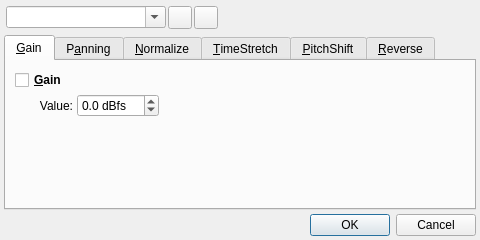
<?xml version="1.0" encoding="UTF-8"?>
<ui version="4.0">
 <author>rncbc aka Rui Nuno Capela</author>
 <comment>qtractor - An Audio/MIDI multi-track sequencer.

   Copyright (C) 2005-2026, rncbc aka Rui Nuno Capela. All rights reserved.

   This program is free software; you can redistribute it and/or
   modify it under the terms of the GNU General Public License
   as published by the Free Software Foundation; either version 2
   of the License, or (at your option) any later version.

   This program is distributed in the hope that it will be useful,
   but WITHOUT ANY WARRANTY; without even the implied warranty of
   MERCHANTABILITY or FITNESS FOR A PARTICULAR PURPOSE.  See the
   GNU General Public License for more details.

   You should have received a copy of the GNU General Public License along
   with this program; if not, write to the Free Software Foundation, Inc.,
   51 Franklin Street, Fifth Floor, Boston, MA 02110-1301 USA.

 </comment>
 <class>qtractorAudioToolsForm</class>
 <widget class="QDialog" name="qtractorAudioToolsForm">
  <property name="geometry">
   <rect>
    <x>0</x>
    <y>0</y>
    <width>480</width>
    <height>240</height>
   </rect>
  </property>
  <property name="windowTitle">
   <string>Audio Tools</string>
  </property>
  <property name="windowIcon">
   <iconset theme="qtractorAudioEditor" />
  </property>
  <layout class="QVBoxLayout">
   <property name="spacing">
    <number>4</number>
   </property>
   <property name="margin">
    <number>4</number>
   </property>
   <item>
    <layout class="QHBoxLayout">
     <property name="spacing">
      <number>2</number>
     </property>
     <property name="margin">
      <number>2</number>
     </property>
     <item>
      <widget class="QComboBox" name="PresetNameComboBox">
       <property name="minimumSize">
        <size>
         <width>160</width>
         <height>0</height>
        </size>
       </property>
       <property name="toolTip">
        <string>Preset name</string>
       </property>
       <property name="editable">
        <bool>true</bool>
       </property>
      </widget>
     </item>
     <item>
      <widget class="QToolButton" name="PresetSaveToolButton">
       <property name="focusPolicy">
        <enum>Qt::TabFocus</enum>
       </property>
       <property name="toolTip">
        <string>Save preset</string>
       </property>
       <property name="text">
        <string/>
       </property>
       <property name="icon">
        <iconset theme="formSave" />
       </property>
      </widget>
     </item>
     <item>
      <widget class="QToolButton" name="PresetDeleteToolButton">
       <property name="focusPolicy">
        <enum>Qt::TabFocus</enum>
       </property>
       <property name="toolTip">
        <string>Delete preset</string>
       </property>
       <property name="text">
        <string/>
       </property>
       <property name="icon">
        <iconset theme="formRemove" />
       </property>
      </widget>
     </item>
     <item>
      <spacer>
       <property name="orientation">
        <enum>Qt::Horizontal</enum>
       </property>
       <property name="sizeHint" stdset="0">
        <size>
         <width>180</width>
         <height>20</height>
        </size>
       </property>
      </spacer>
     </item>
    </layout>
   </item>
   <item>
    <widget class="QTabWidget" name="ToolTabWidget">
     <property name="currentIndex">
      <number>0</number>
     </property>
     <!-- ══════════════════════════════════════════════════════════ -->
     <!-- Tab 0: Gain                                                -->
     <!-- ══════════════════════════════════════════════════════════ -->
     <widget class="QWidget" name="GainTab">
      <attribute name="title">
       <string>&amp;Gain</string>
      </attribute>
      <layout class="QGridLayout">
       <property name="spacing">
        <number>4</number>
       </property>
       <item row="0" column="0" colspan="4">
        <widget class="QCheckBox" name="GainCheckBox">
         <property name="font">
          <font>
           <weight>75</weight>
           <bold>true</bold>
          </font>
         </property>
         <property name="toolTip">
          <string>Apply gain to selected audio</string>
         </property>
         <property name="text">
          <string>&amp;Gain</string>
         </property>
        </widget>
       </item>
       <item row="1" column="0">
        <spacer>
         <property name="orientation">
          <enum>Qt::Horizontal</enum>
         </property>
         <property name="sizeType">
          <enum>QSizePolicy::Fixed</enum>
         </property>
         <property name="sizeHint" stdset="0">
          <size>
           <width>20</width>
           <height>20</height>
          </size>
         </property>
        </spacer>
       </item>
       <item row="1" column="1">
        <widget class="QLabel" name="GainLabel">
         <property name="text">
          <string>Value:</string>
         </property>
         <property name="alignment">
          <set>Qt::AlignRight|Qt::AlignVCenter</set>
         </property>
        </widget>
       </item>
       <item row="1" column="2">
        <widget class="QDoubleSpinBox" name="GainSpinBox">
         <property name="minimumSize">
          <size>
           <width>60</width>
           <height>0</height>
          </size>
         </property>
         <property name="toolTip">
          <string>Gain value in dBfs</string>
         </property>
         <property name="suffix">
          <string> dBfs</string>
         </property>
         <property name="accelerated">
          <bool>true</bool>
         </property>
         <property name="decimals">
          <number>1</number>
         </property>
         <property name="minimum">
          <double>-70.0</double>
         </property>
         <property name="maximum">
          <double>6.0</double>
         </property>
         <property name="singleStep">
          <double>0.1</double>
         </property>
         <property name="value">
          <double>0.0</double>
         </property>
        </widget>
       </item>
       <item row="1" column="3">
        <spacer>
         <property name="orientation">
          <enum>Qt::Horizontal</enum>
         </property>
         <property name="sizeHint" stdset="0">
          <size>
           <width>20</width>
           <height>20</height>
          </size>
         </property>
        </spacer>
       </item>
       <item row="2" column="0" colspan="4">
        <spacer>
         <property name="orientation">
          <enum>Qt::Vertical</enum>
         </property>
         <property name="sizeHint" stdset="0">
          <size>
           <width>20</width>
           <height>20</height>
          </size>
         </property>
        </spacer>
       </item>
      </layout>
     </widget>
     <!-- ══════════════════════════════════════════════════════════ -->
     <!-- Tab 1: Panning                                             -->
     <!-- ══════════════════════════════════════════════════════════ -->
     <widget class="QWidget" name="PanningTab">
      <attribute name="title">
       <string>P&amp;anning</string>
      </attribute>
      <layout class="QGridLayout">
       <property name="spacing">
        <number>4</number>
       </property>
       <item row="0" column="0" colspan="4">
        <widget class="QCheckBox" name="PanningCheckBox">
         <property name="font">
          <font>
           <weight>75</weight>
           <bold>true</bold>
          </font>
         </property>
         <property name="toolTip">
          <string>Apply panning to selected audio</string>
         </property>
         <property name="text">
          <string>&amp;Panning</string>
         </property>
        </widget>
       </item>
       <item row="1" column="0">
        <spacer>
         <property name="orientation">
          <enum>Qt::Horizontal</enum>
         </property>
         <property name="sizeType">
          <enum>QSizePolicy::Fixed</enum>
         </property>
         <property name="sizeHint" stdset="0">
          <size>
           <width>20</width>
           <height>20</height>
          </size>
         </property>
        </spacer>
       </item>
       <item row="1" column="1">
        <widget class="QLabel" name="PanningLabel">
         <property name="text">
          <string>Value:</string>
         </property>
         <property name="alignment">
          <set>Qt::AlignRight|Qt::AlignVCenter</set>
         </property>
        </widget>
       </item>
       <item row="1" column="2">
        <widget class="QDoubleSpinBox" name="PanningSpinBox">
         <property name="minimumSize">
          <size>
           <width>60</width>
           <height>0</height>
          </size>
         </property>
         <property name="toolTip">
          <string>Panning balance (-100=L, 0=C, +100=R)</string>
         </property>
         <property name="suffix">
          <string> %</string>
         </property>
         <property name="accelerated">
          <bool>true</bool>
         </property>
         <property name="decimals">
          <number>1</number>
         </property>
         <property name="minimum">
          <double>-100.0</double>
         </property>
         <property name="maximum">
          <double>100.0</double>
         </property>
         <property name="singleStep">
          <double>1.0</double>
         </property>
         <property name="value">
          <double>0.0</double>
         </property>
        </widget>
       </item>
       <item row="1" column="3">
        <spacer>
         <property name="orientation">
          <enum>Qt::Horizontal</enum>
         </property>
         <property name="sizeHint" stdset="0">
          <size>
           <width>20</width>
           <height>20</height>
          </size>
         </property>
        </spacer>
       </item>
       <item row="2" column="0" colspan="4">
        <spacer>
         <property name="orientation">
          <enum>Qt::Vertical</enum>
         </property>
         <property name="sizeHint" stdset="0">
          <size>
           <width>20</width>
           <height>20</height>
          </size>
         </property>
        </spacer>
       </item>
      </layout>
     </widget>
     <!-- ══════════════════════════════════════════════════════════ -->
     <!-- Tab 2: Normalize                                           -->
     <!-- ══════════════════════════════════════════════════════════ -->
     <widget class="QWidget" name="NormalizeTab">
      <attribute name="title">
       <string>&amp;Normalize</string>
      </attribute>
      <layout class="QGridLayout">
       <property name="spacing">
        <number>4</number>
       </property>
       <item row="0" column="0" colspan="4">
        <widget class="QCheckBox" name="NormalizeCheckBox">
         <property name="font">
          <font>
           <weight>75</weight>
           <bold>true</bold>
          </font>
         </property>
         <property name="toolTip">
          <string>Normalize selected audio to target level</string>
         </property>
         <property name="text">
          <string>&amp;Normalize</string>
         </property>
        </widget>
       </item>
       <item row="1" column="0">
        <spacer>
         <property name="orientation">
          <enum>Qt::Horizontal</enum>
         </property>
         <property name="sizeType">
          <enum>QSizePolicy::Fixed</enum>
         </property>
         <property name="sizeHint" stdset="0">
          <size>
           <width>20</width>
           <height>20</height>
          </size>
         </property>
        </spacer>
       </item>
       <item row="1" column="1">
        <widget class="QLabel" name="NormalizeLabel">
         <property name="text">
          <string>Value:</string>
         </property>
         <property name="alignment">
          <set>Qt::AlignRight|Qt::AlignVCenter</set>
         </property>
        </widget>
       </item>
       <item row="1" column="2">
        <widget class="QDoubleSpinBox" name="NormalizeSpinBox">
         <property name="minimumSize">
          <size>
           <width>60</width>
           <height>0</height>
          </size>
         </property>
         <property name="toolTip">
          <string>Normalize peak level in dBfs</string>
         </property>
         <property name="suffix">
          <string> dBfs</string>
         </property>
         <property name="accelerated">
          <bool>true</bool>
         </property>
         <property name="decimals">
          <number>1</number>
         </property>
         <property name="minimum">
          <double>-70.0</double>
         </property>
         <property name="maximum">
          <double>0.0</double>
         </property>
         <property name="singleStep">
          <double>0.1</double>
         </property>
         <property name="value">
          <double>0.0</double>
         </property>
        </widget>
       </item>
       <item row="1" column="3">
        <spacer>
         <property name="orientation">
          <enum>Qt::Horizontal</enum>
         </property>
         <property name="sizeHint" stdset="0">
          <size>
           <width>20</width>
           <height>20</height>
          </size>
         </property>
        </spacer>
       </item>
       <item row="2" column="0" colspan="4">
        <spacer>
         <property name="orientation">
          <enum>Qt::Vertical</enum>
         </property>
         <property name="sizeHint" stdset="0">
          <size>
           <width>20</width>
           <height>20</height>
          </size>
         </property>
        </spacer>
       </item>
      </layout>
     </widget>
     <!-- ══════════════════════════════════════════════════════════ -->
     <!-- Tab 3: TimeStretch                                         -->
     <!-- ══════════════════════════════════════════════════════════ -->
     <widget class="QWidget" name="TimeStretchTab">
      <attribute name="title">
       <string>&amp;TimeStretch</string>
      </attribute>
      <layout class="QGridLayout">
       <property name="spacing">
        <number>4</number>
       </property>
       <item row="0" column="0" colspan="4">
        <widget class="QCheckBox" name="TimeStretchCheckBox">
         <property name="font">
          <font>
           <weight>75</weight>
           <bold>true</bold>
          </font>
         </property>
         <property name="toolTip">
          <string>Time-stretch selected audio</string>
         </property>
         <property name="text">
          <string>&amp;Time-stretch</string>
         </property>
        </widget>
       </item>
       <item row="1" column="0">
        <spacer>
         <property name="orientation">
          <enum>Qt::Horizontal</enum>
         </property>
         <property name="sizeType">
          <enum>QSizePolicy::Fixed</enum>
         </property>
         <property name="sizeHint" stdset="0">
          <size>
           <width>20</width>
           <height>20</height>
          </size>
         </property>
        </spacer>
       </item>
       <item row="1" column="1">
        <widget class="QLabel" name="TimeStretchLabel">
         <property name="text">
          <string>Value:</string>
         </property>
         <property name="alignment">
          <set>Qt::AlignRight|Qt::AlignVCenter</set>
         </property>
        </widget>
       </item>
       <item row="1" column="2">
        <widget class="QDoubleSpinBox" name="TimeStretchSpinBox">
         <property name="minimumSize">
          <size>
           <width>60</width>
           <height>0</height>
          </size>
         </property>
         <property name="toolTip">
          <string>Time-stretch amount in percentage</string>
         </property>
         <property name="suffix">
          <string> %</string>
         </property>
         <property name="accelerated">
          <bool>true</bool>
         </property>
         <property name="decimals">
          <number>1</number>
         </property>
         <property name="minimum">
          <double>10.0</double>
         </property>
         <property name="maximum">
          <double>1000.0</double>
         </property>
         <property name="singleStep">
          <double>0.1</double>
         </property>
         <property name="value">
          <double>100.0</double>
         </property>
        </widget>
       </item>
       <item row="1" column="3">
        <spacer>
         <property name="orientation">
          <enum>Qt::Horizontal</enum>
         </property>
         <property name="sizeHint" stdset="0">
          <size>
           <width>20</width>
           <height>20</height>
          </size>
         </property>
        </spacer>
       </item>
       <item row="2" column="0" colspan="4">
        <spacer>
         <property name="orientation">
          <enum>Qt::Vertical</enum>
         </property>
         <property name="sizeHint" stdset="0">
          <size>
           <width>20</width>
           <height>20</height>
          </size>
         </property>
        </spacer>
       </item>
      </layout>
     </widget>
     <!-- ══════════════════════════════════════════════════════════ -->
     <!-- Tab 4: PitchShift                                          -->
     <!-- ══════════════════════════════════════════════════════════ -->
     <widget class="QWidget" name="PitchShiftTab">
      <attribute name="title">
       <string>&amp;PitchShift</string>
      </attribute>
      <layout class="QGridLayout">
       <property name="spacing">
        <number>4</number>
       </property>
       <item row="0" column="0" colspan="4">
        <widget class="QCheckBox" name="PitchShiftCheckBox">
         <property name="font">
          <font>
           <weight>75</weight>
           <bold>true</bold>
          </font>
         </property>
         <property name="toolTip">
          <string>Pitch-shift selected audio</string>
         </property>
         <property name="text">
          <string>&amp;Pitch-shift</string>
         </property>
        </widget>
       </item>
       <item row="1" column="0">
        <spacer>
         <property name="orientation">
          <enum>Qt::Horizontal</enum>
         </property>
         <property name="sizeType">
          <enum>QSizePolicy::Fixed</enum>
         </property>
         <property name="sizeHint" stdset="0">
          <size>
           <width>20</width>
           <height>20</height>
          </size>
         </property>
        </spacer>
       </item>
       <item row="1" column="1">
        <widget class="QLabel" name="PitchShiftLabel">
         <property name="text">
          <string>Value:</string>
         </property>
         <property name="alignment">
          <set>Qt::AlignRight|Qt::AlignVCenter</set>
         </property>
        </widget>
       </item>
       <item row="1" column="2">
        <widget class="QDoubleSpinBox" name="PitchShiftSpinBox">
         <property name="minimumSize">
          <size>
           <width>60</width>
           <height>0</height>
          </size>
         </property>
         <property name="toolTip">
          <string>Pitch-shift in semitones</string>
         </property>
         <property name="accelerated">
          <bool>true</bool>
         </property>
         <property name="suffix">
          <string> semitones</string>
         </property>
         <property name="decimals">
          <number>2</number>
         </property>
         <property name="minimum">
          <double>-40.0</double>
         </property>
         <property name="maximum">
          <double>40.0</double>
         </property>
         <property name="singleStep">
          <double>0.01</double>
         </property>
         <property name="value">
          <double>0.0</double>
         </property>
        </widget>
       </item>
       <item row="1" column="3">
        <spacer>
         <property name="orientation">
          <enum>Qt::Horizontal</enum>
         </property>
         <property name="sizeHint" stdset="0">
          <size>
           <width>20</width>
           <height>20</height>
          </size>
         </property>
        </spacer>
       </item>
       <item row="2" column="0" colspan="4">
        <spacer>
         <property name="orientation">
          <enum>Qt::Vertical</enum>
         </property>
         <property name="sizeHint" stdset="0">
          <size>
           <width>20</width>
           <height>20</height>
          </size>
         </property>
        </spacer>
       </item>
      </layout>
     </widget>
     <!-- ══════════════════════════════════════════════════════════ -->
     <!-- Tab 5: Reverse                                             -->
     <!-- ══════════════════════════════════════════════════════════ -->
     <widget class="QWidget" name="ReverseTab">
      <attribute name="title">
       <string>&amp;Reverse</string>
      </attribute>
      <layout class="QGridLayout">
       <property name="spacing">
        <number>4</number>
       </property>
       <item row="0" column="0">
        <widget class="QCheckBox" name="ReverseCheckBox">
         <property name="font">
          <font>
           <weight>75</weight>
           <bold>true</bold>
          </font>
         </property>
         <property name="toolTip">
          <string>Reverse selected audio</string>
         </property>
         <property name="text">
          <string>&amp;Reverse</string>
         </property>
        </widget>
       </item>
       <item row="0" column="1">
        <spacer>
         <property name="orientation">
          <enum>Qt::Horizontal</enum>
         </property>
         <property name="sizeType">
          <enum>QSizePolicy::Fixed</enum>
         </property>
         <property name="sizeHint" stdset="0">
          <size>
           <width>20</width>
           <height>20</height>
          </size>
         </property>
        </spacer>
       </item>
       <item row="1" column="0" colspan="2">
        <spacer>
         <property name="orientation">
          <enum>Qt::Vertical</enum>
         </property>
         <property name="sizeHint" stdset="0">
          <size>
           <width>20</width>
           <height>20</height>
          </size>
         </property>
        </spacer>
       </item>
      </layout>
     </widget>
    </widget>
   </item>
   <item>
    <widget class="QDialogButtonBox" name="DialogButtonBox">
     <property name="orientation">
      <enum>Qt::Horizontal</enum>
     </property>
     <property name="standardButtons">
      <set>QDialogButtonBox::Cancel|QDialogButtonBox::Ok</set>
     </property>
    </widget>
   </item>
  </layout>
 </widget>
 <tabstops>
  <tabstop>PresetNameComboBox</tabstop>
  <tabstop>PresetSaveToolButton</tabstop>
  <tabstop>PresetDeleteToolButton</tabstop>
  <tabstop>ToolTabWidget</tabstop>
  <tabstop>GainCheckBox</tabstop>
  <tabstop>GainSpinBox</tabstop>
  <tabstop>PanningCheckBox</tabstop>
  <tabstop>PanningSpinBox</tabstop>
  <tabstop>TimeStretchCheckBox</tabstop>
  <tabstop>TimeStretchSpinBox</tabstop>
  <tabstop>PitchShiftCheckBox</tabstop>
  <tabstop>PitchShiftSpinBox</tabstop>
  <tabstop>ReverseCheckBox</tabstop>
  <tabstop>DialogButtonBox</tabstop>
 </tabstops>
 <resources>
  <include location="qtractor.qrc"/>
 </resources>
 <connections/>
</ui>
